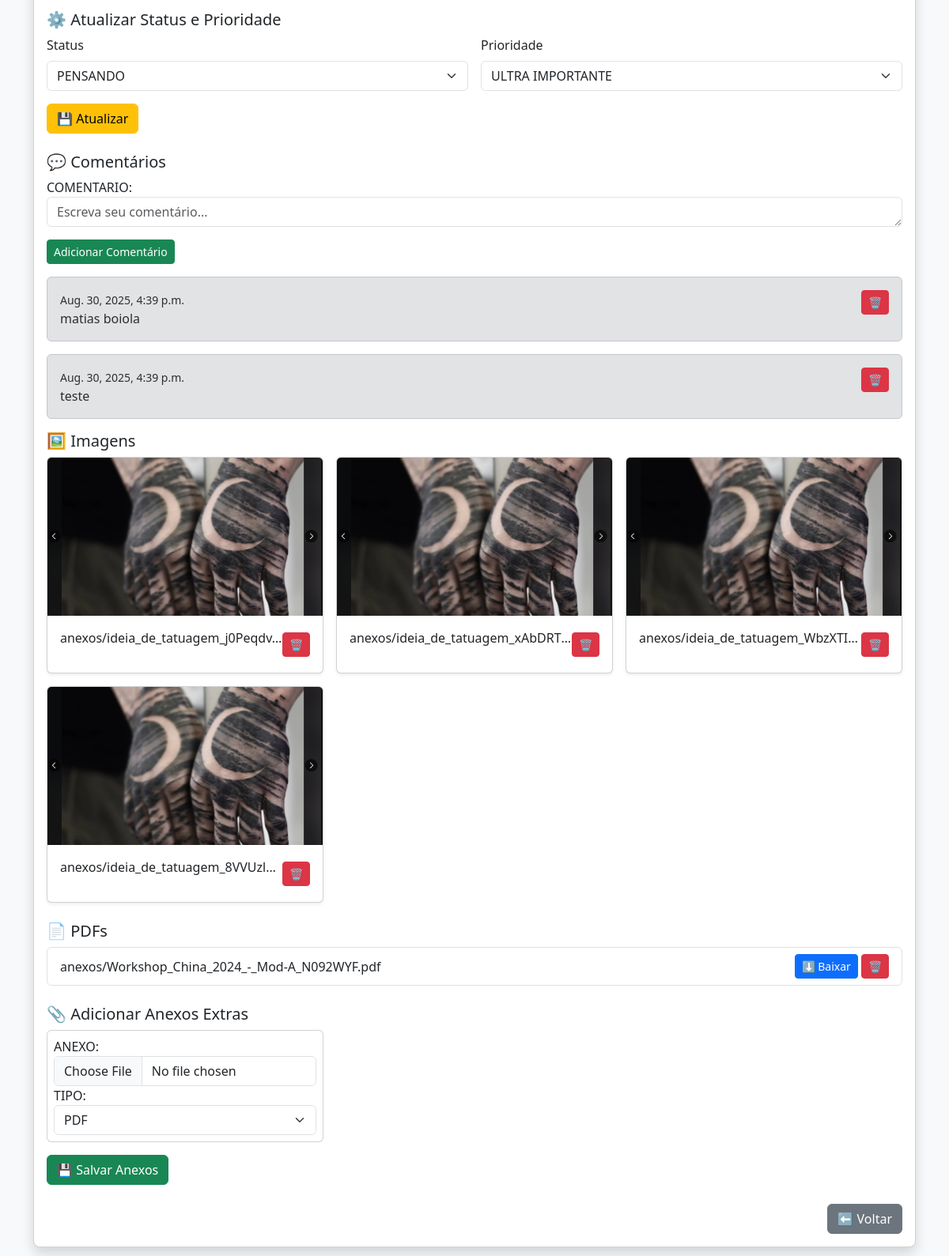
Page /Tarefas/Tarefa/4/ (lower part) on the earlier database version.
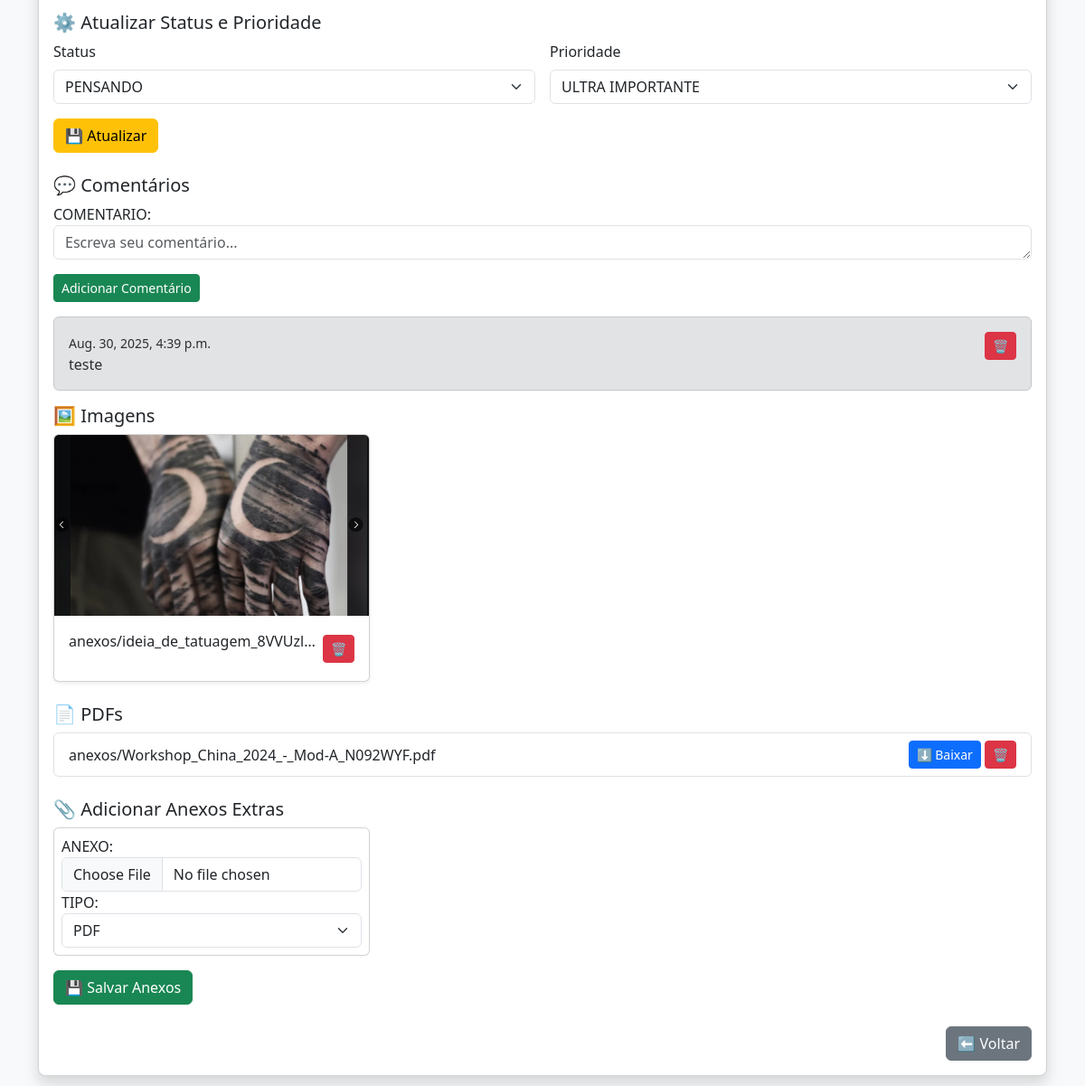
Same page on the later database version.
### Tarefas/models.py (models this page shows, shortened)
class Tasks(models.Model):
    DESCRICAO = models.TextField(max_length=100)
    REGISTRADO = models.DateTimeField(default=now)
    PRIORIDADE = models.ForeignKey(Tasks_Prioridade, on_delete=models.CASCADE, related_name="PRIORIDADE")
    STATUS = models.ForeignKey(Tasks_Status, on_delete=models.CASCADE, related_name="STATUS")

class Tasks_Status(models.Model):
    DESCRICAO = models.TextField(max_length=100)

class Tasks_Prioridade(models.Model):
    DESCRICAO = models.TextField(max_length=100)

class Tasks_Comments(models.Model):
    TASK = models.ForeignKey(Tasks, on_delete=models.CASCADE, related_name="comments")
    COMENTARIO = models.TextField(max_length=1000)
    REGISTRADO = models.DateTimeField(default=now)

class Tasks_Attachments(models.Model):
    TASK = models.ForeignKey(
        Tasks,
        on_delete=models.CASCADE,
        related_name="anexos"
    )
    TIPO = models.ForeignKey(
        Tipo_Attachments,
        on_delete=models.SET_NULL,
        null=True,
        blank=True,
        related_name="anexos"
    )
    ANEXO = models.FileField(upload_to="anexos/")

### Tarefas/views.py (the view)
# urls.py: path('Tarefa/<int:Id>/', views.Ver_Tarefa,name='Tarefa'),
def Ver_Tarefa(request, Id):
    tarefa = get_object_or_404(
        Tasks.objects.select_related("STATUS", "PRIORIDADE"),
        id=Id
    )
    imagens = tarefa.anexos.filter(TIPO__DESCRICAO__iexact="IMAGEM")
    pdfs = tarefa.anexos.filter(TIPO__DESCRICAO__iexact="PDF")
    comentarios = tarefa.comments.order_by('-REGISTRADO')
    form_anexos = AnexoFormSet(queryset=Tasks_Attachments.objects.none())
    if request.method == "POST":
        if "editar_descricao" in request.POST:
            nova_descricao = request.POST.get("DESCRICAO")
            if nova_descricao:
                tarefa.DESCRICAO = nova_descricao
                tarefa.save()
            return redirect('Tarefa', Id=tarefa.id)
        if "salvar_status_prioridade" in request.POST:
            nova_status_id = request.POST.get("STATUS")
            nova_prioridade_id = request.POST.get("PRIORIDADE")
            if nova_status_id:
                tarefa.STATUS_id = int(nova_status_id)
            if nova_prioridade_id:
                tarefa.PRIORIDADE_id = int(nova_prioridade_id)
            tarefa.save()
            return redirect('Tarefa', Id=tarefa.id)
        else:
            form_comentario = ComentarioForm(request.POST)
            if form_comentario.is_valid():
                novo = form_comentario.save(commit=False)
                novo.TASK = tarefa
                novo.save()
                return redirect('Tarefa', Id=tarefa.id)
    else:
        form_comentario = ComentarioForm()
    status_list = Tasks_Status.objects.all()
    prioridade_list = Tasks_Prioridade.objects.all()
    return render(request, "Tarefas/Tarefa.html", {
        "tarefa": tarefa,
        "imagens": imagens,
        "pdfs": pdfs,
        "comentarios": comentarios,
        "form_comentario": form_comentario,
        "status_list": status_list,
        "prioridade_list": prioridade_list,
        "form_anexos": form_anexos
    })

### Tarefas/forms.py
class ComentarioForm(forms.ModelForm):
    class Meta:
        model = Tasks_Comments
        fields = ['COMENTARIO']
        widgets = {
            'COMENTARIO': forms.Textarea(attrs={'class': 'form-control', 'rows': 1, 'placeholder': 'Escreva seu comentário...'})
        }

### Tarefas/models.py (called while the page is built)
    def __str__(self):
        return f"{self.DESCRICAO}"

### Tarefas/templates/Tarefas/Tarefa.html (shortened to what this page needs)
{% load static %}
<!DOCTYPE html>
<html lang="pt-br">
<head>
  <link href="https://cdn.jsdelivr.net/npm/bootstrap@5.3.2/dist/css/bootstrap.min.css" rel="stylesheet">
</head>
<body class="bg-light">
<div class="container py-4">
  <div class="card shadow rounded-3">
    <div class="card-body">
      <h5>⚙ Atualizar Status e Prioridade</h5>
      <form method="post" class="mb-4">
          <div class="row g-3 align-items-end">
              <div class="col-md-6">
                  <label for="status" class="form-label">Status</label>
                  <select name="STATUS" id="status" class="form-select">
                      {% for s in status_list %}
                          <option value="{{ s.id }}" {% if s.id == tarefa.STATUS.id %}selected{% endif %}>{{ s.DESCRICAO }}</option>
                      {% endfor %}
                  </select>
              </div>
              <div class="col-md-6">
                  <label for="prioridade" class="form-label">Prioridade</label>
                  <select name="PRIORIDADE" id="prioridade" class="form-select">
                      {% for p in prioridade_list %}
                          <option value="{{ p.id }}" {% if p.id == tarefa.PRIORIDADE.id %}selected{% endif %}>{{ p.DESCRICAO }}</option>
                      {% endfor %}
                  </select>
              </div>
          </div>
          <div class="mt-3">
              <button type="submit" name="salvar_status_prioridade" class="btn btn-warning">💾 Atualizar</button>
          </div>
      </form>
      <h5>💬 Comentários</h5>
      <div class="mb-3">
        <form method="post" action="{% url 'Tarefa' Id=tarefa.id %}">
          {{ form_comentario.as_p }}
          <button type="submit" class="btn btn-success btn-sm">Adicionar Comentário</button>
        </form>
      </div>
      {% for comentario in comentarios %}
      <div class="alert alert-secondary d-flex justify-content-between align-items-start">
        <div>
          <small>{{ comentario.REGISTRADO }}</small><br>
          {{ comentario.COMENTARIO }}
        </div>
        <div>
          <form method="post" action="{% url 'excluir_comentario' comentario.id %}" style="display:inline;">
            <button type="submit" class="btn btn-sm btn-danger">🗑</button>
          </form>
        </div>
      </div>
    {% empty %}
      <p class="text-muted">Nenhum comentário ainda.</p>
    {% endfor %}
    {% if imagens %}
    <h5>🖼 Imagens</h5>
    <div class="row row-cols-1 row-cols-md-3 g-3 mb-4">
      {% for anexo in imagens %}
        <div class="col">
          <div class="card shadow-sm">
            <img src="{{ anexo.ANEXO.url }}" class="card-img-top img-card" alt="{{ anexo.ANEXO.name }}">
            <div class="card-body d-flex justify-content-between align-items-center">
              <p class="card-text text-truncate">{{ anexo.ANEXO.name }}</p>
              <form method="post" action="{% url 'excluir_anexo' anexo.id %}">
                <button type="submit" class="btn btn-sm btn-danger">🗑</button>
              </form>
            </div>
          </div>
        </div>
      {% endfor %}
    </div>
    {% endif %}
    {% if pdfs %}
    <h5>📄 PDFs</h5>
    <ul class="list-group mb-4">
      {% for anexo in pdfs %}
        <li class="list-group-item d-flex justify-content-between align-items-center">
          {{ anexo.ANEXO.name }}
          <div>
            <a href="{{ anexo.ANEXO.url }}" download class="btn btn-sm btn-primary">⬇ Baixar</a>
            <form method="post" action="{% url 'excluir_anexo' anexo.id %}" style="display:inline;">
              <button type="submit" class="btn btn-sm btn-danger">🗑</button>
            </form>
          </div>
        </li>
      {% endfor %}
    </ul>
    {% endif %}
      <h5>📎 Adicionar Anexos Extras</h5>
      <form method="post" action="{% url 'Salvar_Anexo_Novo' tarefa.id %}"  enctype="multipart/form-data" class="mb-4">
          <div class="row g-3">
              {% for form in form_anexos %}
                  <div class="col-md-4">
                      <div class="card p-2 mb-2">
                          {{ form.ANEXO.label_tag }} {{ form.ANEXO }}
                          {{ form.TIPO.label_tag }} {{ form.TIPO }}
                      </div>
                  </div>
              {% endfor %}
          </div>
          <button type="submit" name="Salvar_Anexo_Novo" class="btn btn-success mt-2">💾 Salvar Anexos</button>
      </form>
      <div class="d-flex justify-content-end">
        <a href="{% url 'Listar' %}" class="btn btn-secondary">⬅ Voltar</a>
      </div>
    </div>
  </div>
</div>
</body>
</html>

### Tarefas/templates/Tarefas/Tarefa.html (style rules this page uses)
.img-card { height: 200px; object-fit: cover; }

Differences in the rows shown:
removed Tasks_Comments: REGISTRADO "Aug. 30, 2025, 4:39 p.m.", COMENTARIO "matias boiola"
removed Tasks_Attachments: ANEXO (picture), ANEXO.name "anexos/ideia_de_tatuagem_j0Peqdv…", shown under "🖼 Imagens"
removed Tasks_Attachments: ANEXO (picture), ANEXO.name "anexos/ideia_de_tatuagem_xAbDRT…", shown under "🖼 Imagens"
removed Tasks_Attachments: ANEXO (picture), ANEXO.name "anexos/ideia_de_tatuagem_WbzXTI…", shown under "🖼 Imagens"
